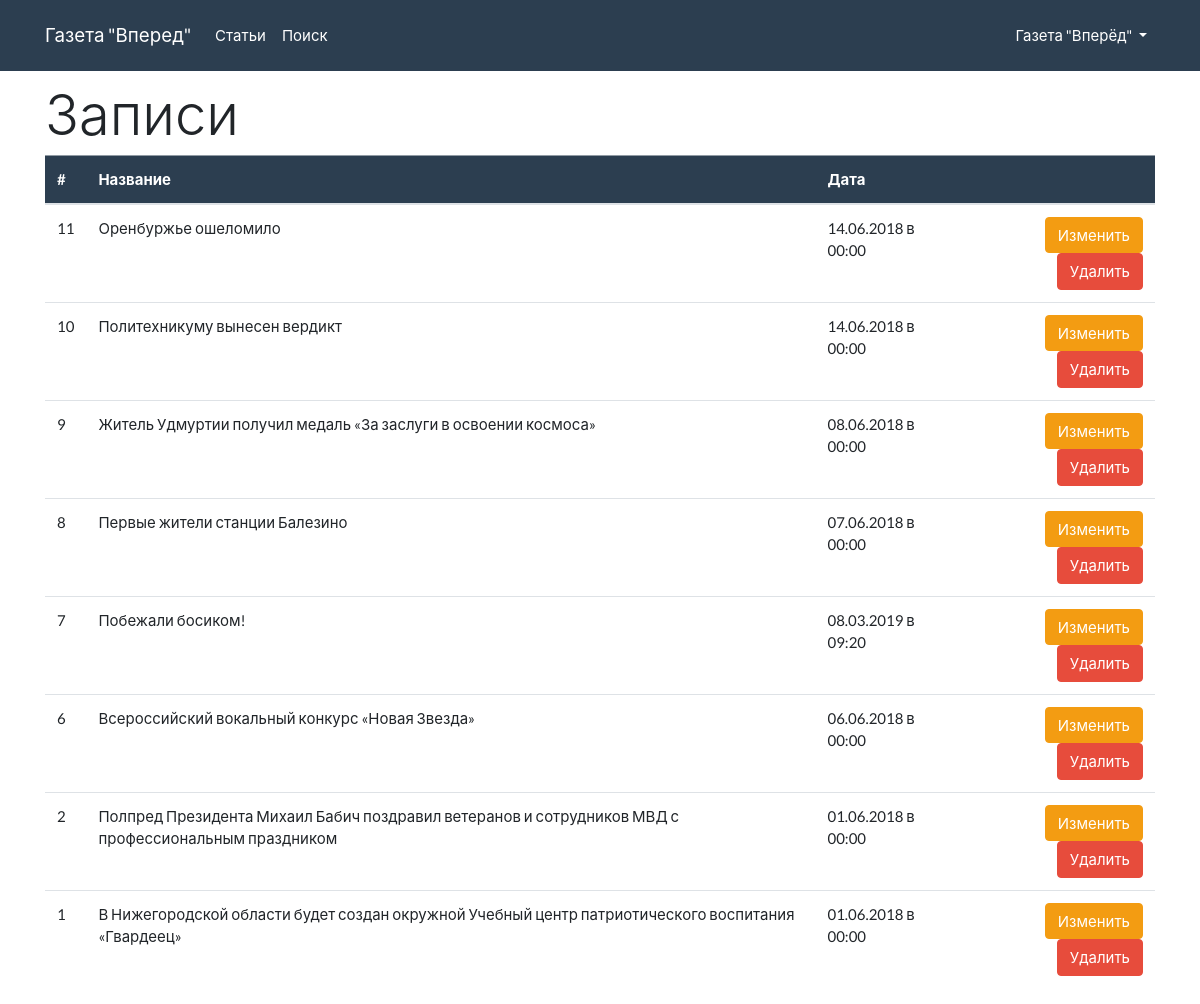
Page /posts.php (signed in) on the committed database.
### tables this page shows
CREATE TABLE "posts" (
	`ID`	INTEGER PRIMARY KEY AUTOINCREMENT,
	`Name`	TEXT NOT NULL,
	`Author`	INTEGER,
	`Date`	INTEGER DEFAULT 0,
	`Content`	TEXT,
	FOREIGN KEY(`Author`) REFERENCES `authors`(`ID`)
);

### includes/sqlite.php (called while the page is built, shortened)
<?php
class DB
{
    private $db;
    public function __construct($dbfile = ':memory:')
    {
        $this->db = new SQLite3($dbfile);
        $this->db->createFunction('lower', 'lower');
    }
    public function query(string $query)
    {
        $result = $this->db->query($query);
        $array = array();
        while ($row = $result->fetchArray()) {
            $array[] = $row;
        }
        return $array;
    }
    public function select($table, $fields = '*', string $where = '1', $order = array(), int $limit = -1, int $offset = 0)
    {
        $_order = '';
        $countOrder = count($order);
        if ($countOrder > 0) {
            if ($countOrder == 1) {
                $_order .= '`' . $order[0] . '`';
            } else {
                $_order .= '`' . $order[0] . '` ' . $order[1];
            }
            $order = 'ORDER BY ' . $_order;
        } else {
            $order = '';
        }
        if ($limit >= 0) {
            $limit = 'LIMIT ' . $offset . ', ' . $limit;
        } else {
            $limit = '';
        }
        if (!is_array($table)) $table = array($table);
        $tables = '';
        $countTables = count($table);
        for($i = 0; $i < $countTables; $i++) {
            $tables .= '`' . $table[$i] . '`';;
        }
        $query = "SELECT $fields FROM $tables WHERE $where $order $limit;";
        $result = $this->query($query);
        return $result;
    }
}

### posts.php (the view, shortened to what this page needs)
<?php
include "includes/header.php";
$db = new DB('archive.db');
$user = $_SESSION['id'];
$posts = $db->select('posts', '*', 'Author = "' . $user . '"', ['id', 'DESC']);
?>
    <main class="container">
        <h2 class="display-4">Записи</h2>
        <div class="table-responsive">
            <table class="table">
                <thead>
                <tr class="table-primary">
                    <th scope="col">#</th>
                    <th scope="col">Название</th>
                    <th scope="col">Дата</th>
                    <th scope="col"> </th>
                </tr>
                </thead>
                <tbody>
                <?php if ($posts): ?>
                    <?php foreach ($posts as $post): ?>
                        <tr>
                            <td><?= $post['ID']; ?></td>
                            <td><?= $post['Name']; ?></td>
                            <td><?= date('d.m.Y в H:i', $post['Date']); ?></td>
                            <td style="text-align: right;">
                                <a href="/edit-post.php?id=<?= $post['ID']; ?>" class="btn btn-warning">Изменить</a>
                                <a href="/delete-post.php?id=<?= $post['ID']; ?>" class="btn btn-danger">Удалить</a>
                            </td>
                        </tr>
                    <?php endforeach; ?>
                <?php else: ?>
                    <tr>
                        <td colspan="4">Нет записей</td>
                    </tr>
                <?php endif; ?>
                </tbody>
            </table>
        </div>
    </main>
<?php
include "includes/footer.php";

### includes/header.php (shortened to what this page needs)
<?php
include "sqlite.php";
?>
<!DOCTYPE html>
<html lang="en">
<head>
    <link rel="stylesheet" href="https://bootswatch.com/4/flatly/bootstrap.min.css">
    <link rel="stylesheet" href="style.css">
</head>
<body>
    <nav class="navbar navbar-expand-lg navbar-dark bg-primary fixed-top">
        <div class="container">
            <a class="navbar-brand" href="/">Газета "Вперед"</a>
            <div class="collapse navbar-collapse" id="navbarColor02">
                <ul class="navbar-nav mr-auto">
                    <li class="nav-item">
                        <a class="nav-link" href="/index.php">Статьи</a>
                    </li>
                    <li class="nav-item">
                        <a class="nav-link" href="/search.php">Поиск</a>
                    </li>
                </ul>
                <ul class="navbar-nav">
                    <?php if (isset($_SESSION['id'])): ?>
                    <li class="nav-item dropdown">
                        <a class="nav-link dropdown-toggle" href="#" id="navbarDropdown" role="button" data-toggle="dropdown"
                            aria-haspopup="true" aria-expanded="false">
                            <?= $_SESSION['name']; ?>
                        </a>
                    </li>
                    <?php else: ?>
                    <li class="nav-item">
                        <a href="/login.php" class="nav-link">Вход</a>
                    </li>
                    <?php endif; ?>
                </ul>
            </div>
        </div>
    </nav>

### includes/footer.php (shortened to what this page needs)
</body>
</html>

### style.css (style rules this page uses)
body { padding-top: 80px; }

### rows in the picture
posts: ID "11", Name "Оренбуржье ошеломило", Date "14.06.2018 в 00:00"
posts: ID "10", Name "Политехникуму вынесен вердикт", Date "14.06.2018 в 00:00"
posts: ID "9", Name "Житель Удмуртии получил медаль «За заслуги в освоении космоса»", Date "08.06.2018 в 00:00"
posts: ID "8", Name "Первые жители станции Балезино", Date "07.06.2018 в 00:00"
posts: ID "7", Name "Побежали босиком!", Date "08.03.2019 в 09:20"
posts: ID "6", Name "Всероссийский вокальный конкурс «Новая Звезда»", Date "06.06.2018 в 00:00"
posts: ID "2", Name "Полпред Президента Михаил Бабич поздравил ветеранов и сотрудников МВД с профессиональным праздником", Date "01.06.2018 в 00:00"
posts: ID "1", Name "В Нижегородской области будет создан окружной Учебный центр патриотического воспитания «Гвардеец»", Date "01.06.2018 в 00:00"

### other values in the picture
$_SESSION['name'] "Газета \"Вперёд\""
